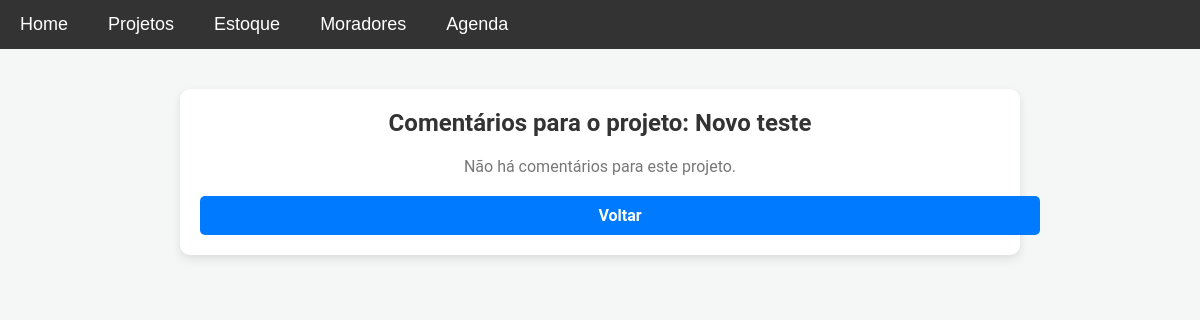
Page /comentarios/3 on the earlier database version.
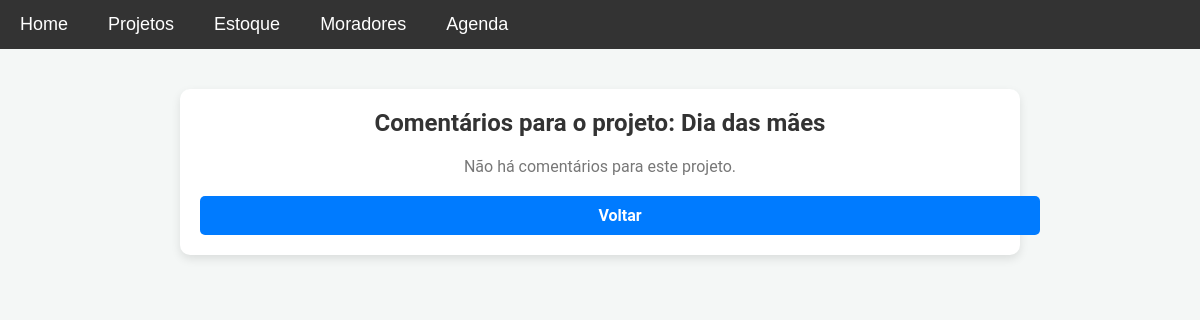
Same page on the later database version.
### models.py (models this page shows)
class Projeto(db.Model):
    id = db.Column(db.Integer, primary_key=True)
    nome = db.Column(db.String(100), nullable=False)
    descricao = db.Column(db.Text, nullable=False)
    prioridade = db.Column(db.String(50), nullable=False)
    previsao_termino = db.Column(db.Date, nullable=False)
    responsavel = db.Column(db.String(100), nullable=False)
    status = db.Column(db.String(50), nullable=False)
    orcamento = db.Column(db.Float, nullable=True)
    data_criacao = db.Column(db.DateTime, default=lambda: datetime.now(tz))  # Usa lambda para fuso horário correto

### app.py (the view)
@app.route('/comentarios/<int:projeto_id>')
def ver_comentarios(projeto_id):
    projeto = Projeto.query.get_or_404(projeto_id)
    comentarios = Comentario.query.filter_by(projeto_id=projeto_id).all()
    return render_template('comentarios.html', projeto=projeto, comentarios=comentarios)

### templates/comentarios.html (shortened to what this page needs)
{% extends 'base.html' %}
{% block content %}
<div class="comentarios-container">
    <h1>Comentários para o projeto: <strong>{{ projeto.nome }}</strong></h1>
    {% if comentarios %}
    <div class="comentarios-list">
        {% for comentario in comentarios %}
        <div class="comentario-item">
            <p class="comentario-conteudo">{{ comentario.conteudo }}</p>
            <small class="comentario-data">Comentado em: {{ comentario.data_comentario.strftime('%d/%m/%Y %H:%M')
                }}</small>
        </div>
        {% endfor %}
    </div>
    {% else %}
    <p class="sem-comentarios">Não há comentários para este projeto.</p>
    {% endif %}
    <a href="{{ url_for('acompanhar_status') }}" class="btn btn-primary voltar-btn">Voltar</a>
</div>
{% endblock %}

Differences in the rows shown:
changed Projeto: nome "Novo teste" → "Dia das mães"
